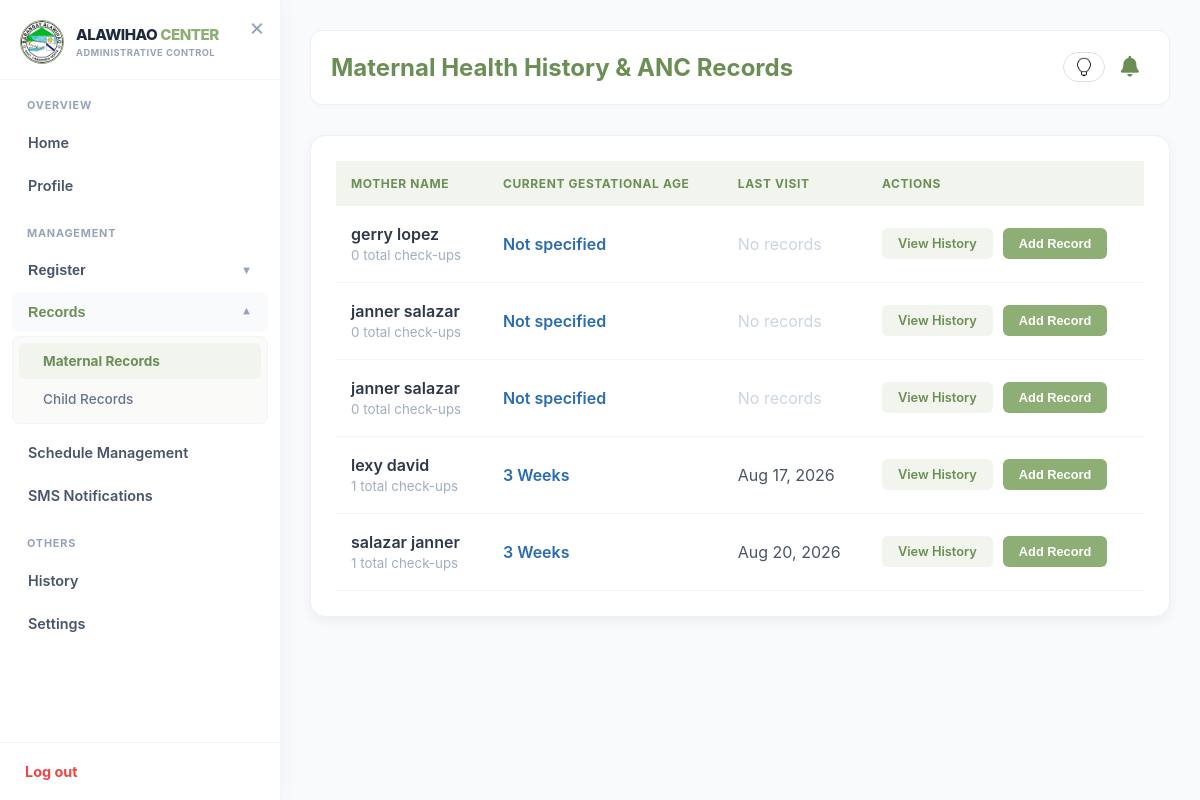
Page /admin/admin_maternal_hr.php (signed in) on the committed database.
### tables this page shows
CREATE TABLE `maternal_registration` (
  `id` int(11) NOT NULL,
  `user_id` int(11) NOT NULL,
  `family_serial` varchar(50) DEFAULT NULL,
  `client_lname` varchar(100) NOT NULL,
  `client_fname` varchar(100) NOT NULL,
  `client_mi` varchar(5) DEFAULT NULL,
  `client_ext` varchar(10) DEFAULT NULL,
  `dob` date DEFAULT NULL,
  `age` int(11) DEFAULT NULL,
  `blood_type` varchar(5) DEFAULT NULL,
  `lmp` date DEFAULT NULL,
  `highest_educ` varchar(100) DEFAULT NULL,
  `occupation` varchar(100) DEFAULT NULL,
  `spouse_lname` varchar(100) DEFAULT NULL,
  `spouse_fname` varchar(100) DEFAULT NULL,
  `spouse_mi` varchar(5) DEFAULT NULL,
  `spouse_ext` varchar(10) DEFAULT NULL,
  `spouse_dob` date DEFAULT NULL,
  `spouse_blood` varchar(5) DEFAULT NULL,
  `street` varchar(255) DEFAULT NULL,
  `barangay` varchar(100) DEFAULT 'Alawihao',
  `municipality` varchar(100) DEFAULT 'Daet',
  `province` varchar(100) DEFAULT 'Camarines Norte',
  `income` varchar(50) DEFAULT NULL,
  `contact` varchar(20) DEFAULT NULL,
  `phic_cat` varchar(50) DEFAULT NULL,
  `philhealth_no` varchar(50) DEFAULT NULL,
  `living_children` int(11) DEFAULT 0,
  `birth_plan` varchar(50) DEFAULT NULL,
  `num_preg` int(11) DEFAULT 0,
  `status` varchar(20) DEFAULT 'Pending',
  `created_at` timestamp NOT NULL DEFAULT current_timestamp(),
  `birthdate` date DEFAULT NULL
);

### admin/admin_maternal_hr.php (the view, shortened to what this page needs)
<?php
include '../db_connect.php';
$u_id = $_SESSION['user_id'];
$get_user = mysqli_query($conn, "SELECT role FROM users WHERE id = '$u_id'");
$user_info = mysqli_fetch_assoc($get_user);
$current_role = strtolower(trim($user_info['role'] ?? ''));
$sidebar_file = (in_array($current_role, ['super admin', 'superadmin'])) ? 'super_admin_sidebar.php' : 'admin_sidebar.php';
$sql = "SELECT r.id as mother_id, r.client_fname as first_name, r.client_lname as last_name,
        CONCAT(r.client_fname, ' ', r.client_lname) as full_name,
        (SELECT COUNT(*) FROM maternal_records m2 WHERE m2.mother_id = r.id) as checkup_count,
        (SELECT MAX(checkup_date) FROM maternal_records m2 WHERE m2.mother_id = r.id) as last_visit,
        (SELECT MAX(gestational_age_weeks) FROM maternal_records m2 WHERE m2.mother_id = r.id) as current_aog
        FROM maternal_registration r
        WHERE r.status = 'Approved'
        ORDER BY r.client_fname ASC";
$result = mysqli_query($conn, $sql);
?>
<!DOCTYPE html>
<html lang="en">
<head>
<?php $notif_path='../'; include '../notif_assets.php'; ?>
</head>
<body>
    <?php include ($sidebar_file); ?>
    <div id="main-wrapper">
        <div class="page-header" style="display:flex;align-items:center;justify-content:space-between;">
            <h2 style="color: var(--dark-sage); margin: 0;">Maternal Health History & ANC Records</h2>
            <?php include '../notif_bell.php'; ?>
        </div>
        <div class="table-container">
            <table>
                <thead>
                    <tr>
                        <th>Mother Name</th>
                        <th>Current Gestational Age</th>
                        <th>Last Visit</th>
                        <th>Actions</th>
                    </tr>
                </thead>
                <tbody>
                    <?php if($result && mysqli_num_rows($result) > 0): ?>
                        <?php while($row = mysqli_fetch_assoc($result)):
                            $full_name = htmlspecialchars($row['full_name']);
                            $patient_id = $row['mother_id'];
                            $aog = $row['current_aog'] ?? 0;
                        ?>
                        <tr>
                            <td>
                                <span style="font-weight: 600; color: #2D3748;"><?php echo $full_name; ?></span><br>
                                <small style="color: #A0AEC0;"><?php echo $row['checkup_count'] ?? 0; ?> total check-ups</small>
                            </td>
                            <td>
                                <span style="font-weight: 600; color: #2b6cb0;"><?php echo $aog ? $aog . ' Weeks' : 'Not specified'; ?></span>
                            </td>
                            <td style="color: #4A5568;">
                                <?php echo ($row['last_visit']) ? date("M d, Y", strtotime($row['last_visit'])) : '<span style="color:#CBD5E0">No records</span>'; ?>
                            </td>
                            <td>
                                <div class="btn-group">
                                    <a href="admin_maternal_history.php?id=<?php echo $patient_id; ?>" class="btn-history">View History</a>
                                    <button type="button" class="btn-update" onclick="openUpdateModal('<?php echo $patient_id; ?>', '<?php echo addslashes($row['full_name']); ?>')">Add Record</button>
                                </div>
                            </td>
                        </tr>
                        <?php endwhile; ?>
                    <?php else: ?>
                        <tr>
                            <td colspan="4" style="text-align: center; color: #A0AEC0; padding: 30px;">No verified maternal records found.</td>
                        </tr>
                    <?php endif; ?>
                </tbody>
            </table>
        </div>
    </div>
</body>
</html>

### notif_assets.php (shortened to what this page needs)
<?php
$notif_path = $notif_path ?? '';
?>
<link rel="stylesheet" href="<?php echo $notif_path; ?>theme.css">
<link rel="stylesheet" href="https://cdnjs.cloudflare.com/ajax/libs/font-awesome/6.4.0/css/all.min.css">

### admin/admin_sidebar.php (shortened to what this page needs)
<?php
$current_page = basename($_SERVER['PHP_SELF']);
$is_reg_active   = in_array($current_page, ['admin_maternal_reg.php', 'admin_child_hr.php']);
$is_rec_active   = in_array($current_page, ['admin_maternal_hr.php', 'admin_child_hr.php']);
?>
<div id="mySidenav" class="side-nav-new">
    <span class="closebtn-new" onclick="closeNav()">&times;</span>
    <div class="sidebar-header-new">
        <div class="sidebar-brand-wrapper">
            <img src="../image/logo.jpg?v=<?= time() ?>" alt="Barangay Alawihao Logo" class="sidebar-logo">
            <div class="brand-text-group">
                <div class="brand-new">ALAWIHAO <span class="highlight-new">CENTER</span></div>
                <div class="sub-brand-new">ADMINISTRATIVE CONTROL</div>
            </div>
        </div>
    </div>
    <div class="menu-items-new">
        <div class="menu-label-new">Overview</div>
        <a href="admin_dashboard.php" class="nav-item-new <?php echo ($current_page == 'admin_dashboard.php') ? 'active' : ''; ?>">Home</a>
        <a href="admin_profile.php" class="nav-item-new <?php echo ($current_page == 'admin_profile.php') ? 'active' : ''; ?>">Profile</a>
        <div class="menu-label-new">Management</div>
        <button class="dropdown-btn-new <?php echo $is_reg_active ? 'active-parent' : ''; ?>" onclick="toggleDrop('dropReg')">
            <span>Register</span> <span class="caret-new <?php echo $is_reg_active ? 'rotate' : ''; ?>">▼</span>
        </button>
        <button class="dropdown-btn-new <?php echo $is_rec_active ? 'active-parent' : ''; ?>" onclick="toggleDrop('dropRec')">
            <span>Records</span> <span class="caret-new <?php echo $is_rec_active ? 'rotate' : ''; ?>">▼</span>
        </button>
        <div id="dropRec" class="dropdown-container-new <?php echo $is_rec_active ? 'show' : ''; ?>">
            <a href="admin_maternal_hr.php" class="nav-item-sub-new <?php echo ($current_page == 'admin_maternal_hr.php') ? 'active-sub' : ''; ?>">Maternal Records</a>
            <a href="admin_child_hr.php" class="nav-item-sub-new <?php echo ($current_page == 'admin_child_hr.php') ? 'active-sub' : ''; ?>">Child Records</a>
        </div>
        <a href="schedule_management.php" class="nav-item-new <?php echo ($current_page == 'schedule_management.php') ? 'active' : ''; ?>">Schedule Management</a>
        <a href="sms_management.php" class="nav-item-new <?php echo ($current_page == 'sms_management.php') ? 'active' : ''; ?>">SMS Notifications</a>
        <div class="menu-label-new">Others</div>
        <a href="activity_logs.php" class="nav-item-new <?php echo ($current_page == 'activity_logs.php') ? 'active' : ''; ?>">History</a>
        <a href="admin_settings.php" class="nav-item-new <?php echo ($current_page == 'admin_settings.php') ? 'active' : ''; ?>">Settings</a>
    </div>
    <a href="../logout.php" class="logout-link-new">Log out</a>
</div>

### notif_bell.php (shortened to what this page needs)
<?php if (isset($_SESSION['user_id'])): ?>
<div style="display:inline-flex;align-items:center;gap:6px;">
    <button class="theme-toggle-btn" onclick="cycleTheme()" title="Toggle theme" id="themeToggleBtn">
        <span id="themeIcon"></span>
    </button>
    <div class="notif-wrapper" id="notifWrapper">
        <button class="notif-bell-btn" id="notifBellBtn" onclick="toggleNotifPanel(event)" title="Notifications">
            <i class="fa fa-bell"></i>
        </button>
    </div>
</div>
<?php endif; ?>

### theme.css (style rules this page uses)
*, *::before, *::after { transition: background-color 0.25s ease, color 0.2s ease, border-color 0.2s ease, box-shadow 0.2s ease; }
:root, [data-theme="light"] { --dm-bg: #F9F9F4; --dm-surface: #FFFFFF; --dm-surface2: #F4F7F0; --dm-text: #2D2D2D; --dm-text2: #555; --dm-muted: #6b7280; --dm-border: #E1E1D7; --dm-hover: #F0F5EC; --dm-sage: #8DAE74; --dm-dark-sage: #5A6B47; --dm-input-bg: #FFFFFF; --dm-input-border: #E1E1D7; --dm-card-shadow: 0 2px 8px rgba(0,0,0,0.06); --dm-sidebar-bg: #FFFFFF; --dm-topbar-bg: #FFFFFF; --dm-topbar-border:#E1E1D7; --dm-table-head: #F4F4ED; --dm-table-stripe: #F9FAF6; --dm-badge-bg: #F0F5EC; }
.theme-toggle-btn { background: none; border: 1px solid var(--dm-border, #E1E1D7); border-radius: 20px; padding: 4px 10px; cursor: pointer; display: inline-flex; align-items: center; gap: 6px; font-size: 0.8rem; font-weight: 600; color: var(--dm-text, #2D2D2D); background-color: var(--dm-surface, #fff); transition: all 0.2s ease; white-space: nowrap; }

### admin/admin_maternal_hr.php (style rules this page uses)
:root { --sage: #8DAE74; --dark-sage: #6B8E55; --soft-sage: #F1F5ED; --sidebar-width: 280px; --transition: all 0.3s cubic-bezier(0.4, 0, 0.2, 1); }
body { font-family: 'Inter', sans-serif; margin: 0; background: #F8FAFC; display: flex; min-height: 100vh; overflow-x: hidden; }
#main-wrapper { flex-grow: 1; padding: 30px; margin-left: var(--sidebar-width); transition: var(--transition); width: 100%; box-sizing: border-box; }
.page-header { display: flex; justify-content: space-between; align-items: center; margin-bottom: 30px; background: white; padding: 20px; border-radius: 12px; box-shadow: 0 2px 4px rgba(0,0,0,0.02); border: 1px solid #edf2f7; }
.table-container { background: white; padding: 25px; border-radius: 15px; box-shadow: 0 4px 12px rgba(0,0,0,0.05); border: 1px solid #edf2f7; }
table { width: 100%; border-collapse: collapse; }
th { text-align: left; padding: 15px; background: var(--soft-sage); color: var(--dark-sage); font-size: 0.75rem; text-transform: uppercase; letter-spacing: 0.05em; }
td { padding: 18px 15px; border-bottom: 1px solid #f1f5f9; }
.btn-group { display: flex; gap: 10px; }
.btn-history { background: var(--soft-sage); color: var(--dark-sage); padding: 8px 16px; border-radius: 6px; text-decoration: none; font-weight: 600; font-size: 0.8rem; }
.btn-update { background: var(--sage); color: white; padding: 8px 16px; border: none; border-radius: 6px; cursor: pointer; font-weight: 600; font-size: 0.8rem; }

### notif_assets.php (style rules this page uses)
.notif-wrapper { position: relative; display: inline-block; }
.notif-bell-btn { background: none; border: none; cursor: pointer; font-size: 1.3rem; color: #6B8E55; position: relative; padding: 6px 10px; border-radius: 8px; transition: background 0.2s; display: inline-flex; align-items: center; }

### rows in the picture
maternal_registration: full_name "gerry lopez", checkup_count "0", shows "Not specified", shows "No records"
maternal_registration: full_name "janner salazar", checkup_count "0", shows "Not specified", shows "No records"
maternal_registration: full_name "janner salazar", checkup_count "0", shows "Not specified", shows "No records"
maternal_registration: full_name "lexy david", checkup_count "1", aog "3", last_visit "Aug 17, 2026"
maternal_registration: full_name "salazar janner", checkup_count "1", aog "3", last_visit "Aug 20, 2026"
